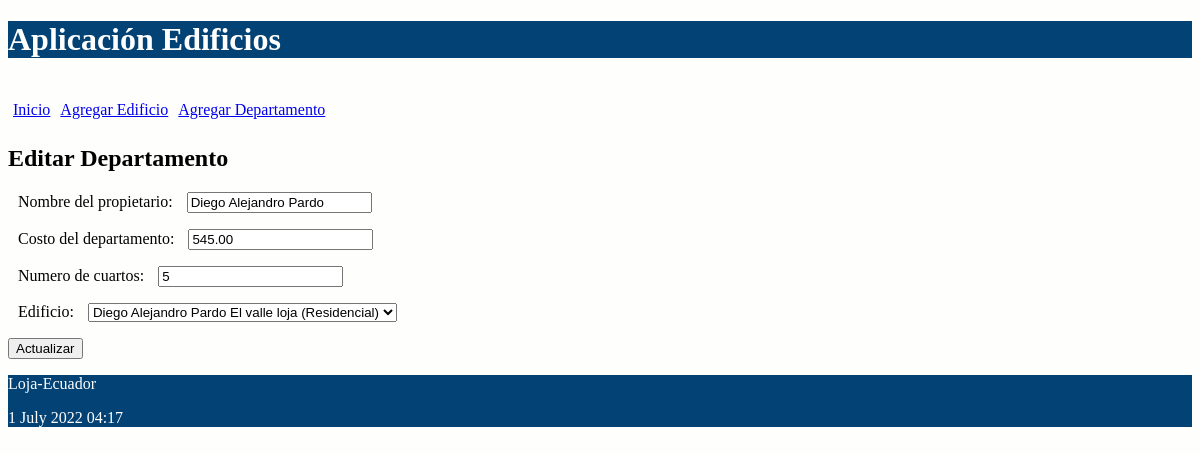
The app's page /editar/departamento/6 with its own data.
### administrativo/models.py (models this page shows, shortened)
class Departamento(models.Model):
    nombre_prop = models.CharField(max_length=100)
    costo_dep = models.DecimalField(max_digits=100, decimal_places=2)
    num_cuartos = models.IntegerField()
    edificio = models.ForeignKey(Edificio, on_delete=models.CASCADE,
            related_name="departamentos")

### administrativo/views.py (the view)
# urls.py: path('editar/departamento/<int:id>', views.editar_departamento,
def editar_departamento(request, id):
    nombre_prop = Departamento.objects.get(pk=id)
    if request.method=='POST':
        formulario = DepartamentoForm(request.POST, instance=nombre_prop)
        print(formulario.errors)
        if formulario.is_valid():
            formulario.save()
            return redirect(index)
    else:
        formulario = DepartamentoForm(instance=nombre_prop)
    diccionario = {'formulario': formulario}
    return render(request, 'editar_departamento.html', diccionario)

### administrativo/forms.py (shortened to what this page needs)
class DepartamentoForm(ModelForm):
    class Meta:
        model = Departamento
        fields = ['nombre_prop', 'costo_dep', 'num_cuartos','edificio']
        labels = {
            'nombre_prop':_('Nombre del propietario'),
            'costo_dep': _('Costo del departamento'),
            'num_cuartos': _('Numero de cuartos')
        }

### administrativo/models.py (called while the page is built)
    def __str__(self):
        return "%s %s %s %s" % (self.nombre,
                self.direccion,
                self.ciudad,
                self.tipo)

### administrativo/templates/editar_departamento.html (shortened to what this page needs)
{% extends "master.html" %}
{% block content %}
<h2>Editar Departamento</h3>
<form action="" method="post">
  {{formulario.as_p}}
  <p><input type='submit' value='Actualizar'/></p>
</form>
{% endblock %}

### administrativo/static/css/estilos.css (style rules this page uses)
body { background: #FEFEFD; }
label { padding: 12px 10px; }

### records on screen
Departamento: nombre_prop "Diego Alejandro Pardo", costo_dep "545.00", num_cuartos "5", edificio "Diego Alejandro Pardo El valle loja (Residencial)"
